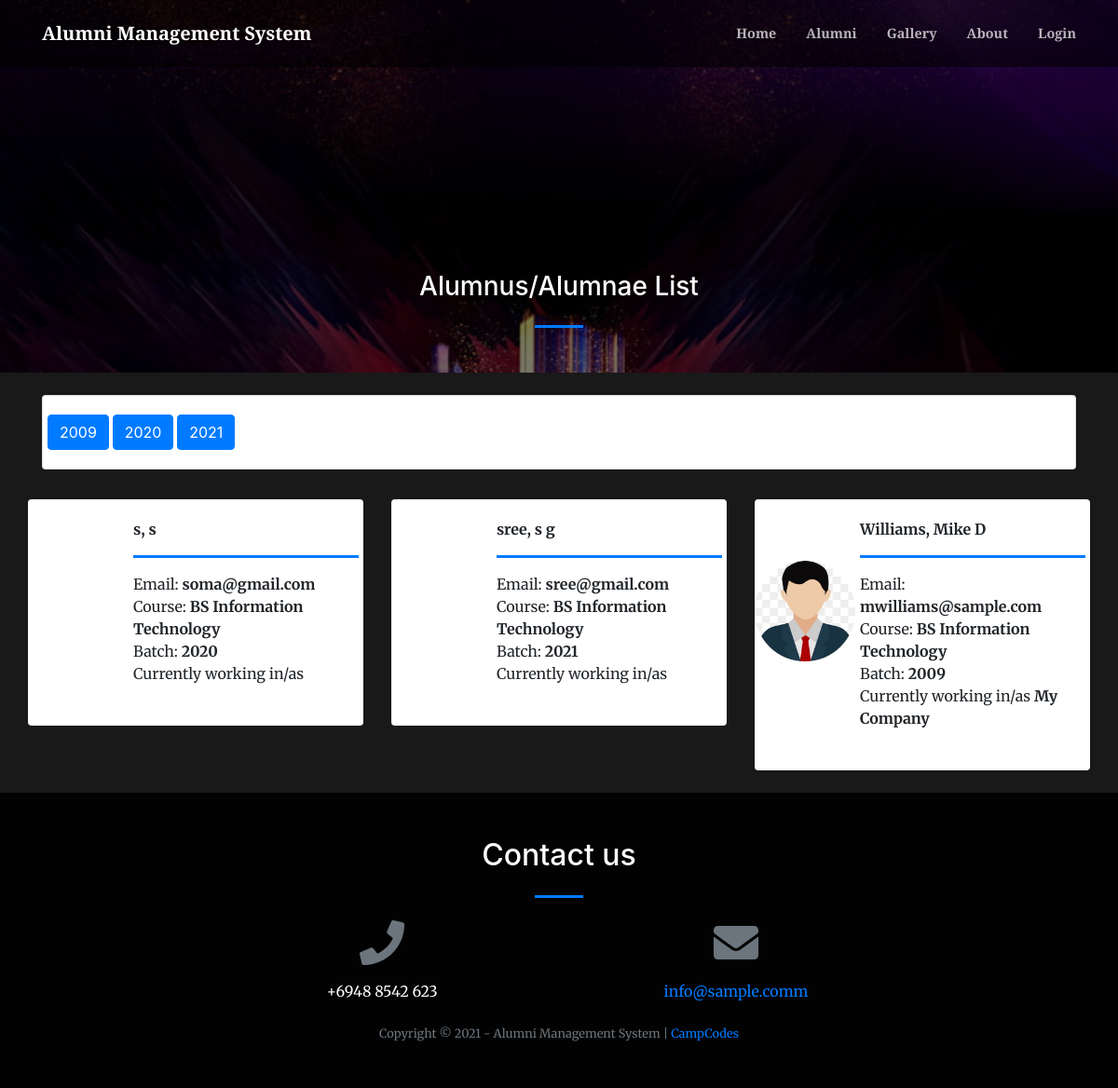
The app's page /index.php?page=alumni_list with its own data.
### tables this page shows
CREATE TABLE `alumnus_bio` (
  `id` int(30) NOT NULL,
  `firstname` varchar(200) NOT NULL,
  `middlename` varchar(200) NOT NULL,
  `lastname` varchar(200) NOT NULL,
  `gender` varchar(10) NOT NULL,
  `batch` year(4) NOT NULL,
  `course_id` int(30) NOT NULL,
  `designation` int(10) NOT NULL,
  `email` varchar(250) NOT NULL,
  `connected_to` text NOT NULL,
  `avatar` text NOT NULL,
  `status` tinyint(1) NOT NULL DEFAULT 0 COMMENT '0= Unverified, 1= Verified',
  `date_created` date NOT NULL DEFAULT current_timestamp()
);

CREATE TABLE `courses` (
  `id` int(30) NOT NULL,
  `course` text NOT NULL,
  `about` text NOT NULL
);

### alumni_list.php (the view, shortened to what this page needs)
<?php
include 'admin/db_connect.php';
?>
        <header class="masthead">
            <div class="container-fluid h-100">
                <div class="row h-100 align-items-center justify-content-center text-center">
                    <div class="col-lg-8 align-self-end mb-4 page-title">
                        <h3 class="text-white">Alumnus/Alumnae List</h3>
                        <hr class="divider my-4" />
                    </div>
                </div>
            </div>
        </header>
        	<div class="container">
        		<div class="card mb-4 mt-4">
		        <div class="card-body">
		            <div class="row">
                        <?php
                            $years = $conn->query("select DISTINCT batch from alumnus_bio ORDER by batch");
                            while($row = $years->fetch_assoc()):
                        ?>
                        <button class="btn btn-primary search-batch" value="<?php echo $row['batch']; ?>"><?php echo $row['batch']; ?></button>&nbsp;
                        <?php
                            endwhile;
                        ?>
		            </div>
		        </div>
		    </div>
        	</div>
            <div class="container-fluid mt-3 pt-2">
                <div class="row-items">
                <div class="col-lg-12">
                    <div class="row">
                <?php
                $fpath = 'admin/assets/uploads';
                $alumni = $conn->query("SELECT a.*,c.course,Concat(a.lastname,', ',a.firstname,' ',a.middlename) as name from alumnus_bio a inner join courses c on c.id = a.course_id order by Concat(a.lastname,', ',a.firstname,' ',a.middlename) asc");
                while($row = $alumni->fetch_assoc()):
                ?>
                <div class="col-md-4 item">
                <div class="card alumni-list" data-id="<?php echo $row['id'] ?>">
                        <div class="alumni-img" card-img-top>
                            <img src="<?php echo $fpath.'/'.$row['avatar'] ?>" alt="">
                        </div>
                    <div class="card-body">
                        <div class="row align-items-center h-100">
                            <div class="">
                                <div>
                                <p class="filter-txt"><b><?php echo $row['name'] ?></b></p>
                                <hr class="divider w-100" style="max-width: calc(100%)">
                                <p class="filter-txt">Email: <b><?php echo $row['email'] ?></b></p>
                                <p class="filter-txt">Course: <b><?php echo $row['course'] ?></b></p>
                                <p class="filter-txt">Batch: <b><?php echo $row['batch'] ?></b></p>
                                <p class="filter-txt">Currently working in/as <b><?php echo $row['connected_to'] ?></b></p>
                                    <br>
                                </div>
                            </div>
                        </div>
                    </div>
                </div>
                <br>
                </div>
                <?php endwhile; ?>
                </div>
                </div>
                </div>
            </div>

### index.php (shortened to what this page needs)
<!DOCTYPE html>
<html lang="en">
    <?php
    include('header.php');
    ?>
    <body id="page-top">
        <nav class="navbar navbar-expand-lg navbar-light fixed-top py-3" id="mainNav">
            <div class="container">
                <a class="navbar-brand js-scroll-trigger" href="./"><?php echo $_SESSION['system']['name'] ?></a>
                <div class="collapse navbar-collapse" id="navbarResponsive">
                    <ul class="navbar-nav ml-auto my-2 my-lg-0">
                        <li class="nav-item"><a class="nav-link js-scroll-trigger" href="index.php?page=home">Home</a></li>
                        <li class="nav-item"><a class="nav-link js-scroll-trigger" href="index.php?page=alumni_list">Alumni</a></li>
                        <li class="nav-item"><a class="nav-link js-scroll-trigger" href="index.php?page=gallery">Gallery</a></li>
                        <li class="nav-item"><a class="nav-link js-scroll-trigger" href="index.php?page=about">About</a></li>
                        <?php if(!isset($_SESSION['login_id'])): ?>
                        <li class="nav-item"><a class="nav-link js-scroll-trigger" href="#" id="login">Login</a></li>
                        <?php endif; ?>
                    </ul>
                </div>
            </div>
        </nav>
        <?php
        $page = isset($_GET['page']) ?$_GET['page'] : "home";
        include $page.'.php';
        ?>
        <footer class=" py-5">
            <div class="container">
                <div class="row justify-content-center">
                    <div class="col-lg-8 text-center">
                        <h2 class="mt-0 text-white">Contact us</h2>
                        <hr class="divider my-4" />
                    </div>
                </div>
                <div class="row">
                    <div class="col-lg-4 ml-auto text-center mb-5 mb-lg-0">
                        <i class="fas fa-phone fa-3x mb-3 text-muted"></i>
                        <div class="text-white"><?php echo $_SESSION['system']['contact'] ?></div>
                    </div>
                    <div class="col-lg-4 mr-auto text-center">
                        <i class="fas fa-envelope fa-3x mb-3 text-muted"></i>
                        <a class="d-block" href="mailto:<?php echo $_SESSION['system']['email'] ?>"><?php echo $_SESSION['system']['email'] ?></a>
                    </div>
                </div>
            </div>
            <br>
            <div class="container"><div class="small text-center text-muted">Copyright © 2021 - <?php echo $_SESSION['system']['name'] ?> | <a href="https://www.campcodes.com" target="_blank">CampCodes</a></div></div>
        </footer>
    </body>
</html>

### header.php (shortened to what this page needs)
<link href="admin/assets/css/jquery.datetimepicker.min.css" rel="stylesheet">
<link href="https://cdnjs.cloudflare.com/ajax/libs/magnific-popup.js/1.1.0/magnific-popup.min.css" rel="stylesheet" />
<link href="admin/assets/vendor/bootstrap-datepicker/css/bootstrap-datepicker.css" rel="stylesheet" />
<link href="css/styles.css" rel="stylesheet" />
<link type="text/css" rel="stylesheet" href="admin/assets/css/jquery-te-1.4.0.css">
 <link href="admin/assets/css/select2.min.css" rel="stylesheet">

### alumni_list.php (style rules this page uses)
.alumni-list { cursor: pointer; border: unset; flex-direction: inherit; }
.alumni-img { width: calc(30%); max-height: 30vh; display: flex; align-items: center; justify-content: center; }
.alumni-list .card-body { width: calc(70%); }
.alumni-img img { border-radius: 100%; max-height: calc(100%); max-width: calc(100%); }
header.masthead,header.masthead:before { min-height: 50vh !important; height: 50vh !important }
.row-items { position: relative; }
.masthead { min-height: 23vh !important; height: 23vh !important; }
.masthead:before { min-height: 23vh !important; height: 23vh !important; }
.alumni-list p { margin:unset; }

### records on screen
alumnus_bio: name "s, s", email "soma@gmail.com", course.course "BS Information Technology", batch "2020"
alumnus_bio: name "sree, s g", email "sree@gmail.com", course.course "BS Information Technology", batch "2021"
alumnus_bio: avatar (picture), name "Williams, Mike D", email "mwilliams@sample.com", course.course "BS Information Technology", batch "2009", connected_to "My Company"

### other values on screen
$_SESSION['system']['name'] "Alumni Management System"
$row['batch'] "2009"
$row['batch'] "2020"
$row['batch'] "2021"
$_SESSION['system']['contact'] "+6948 8542 623"
$_SESSION['system']['email'] "info@sample.comm"
